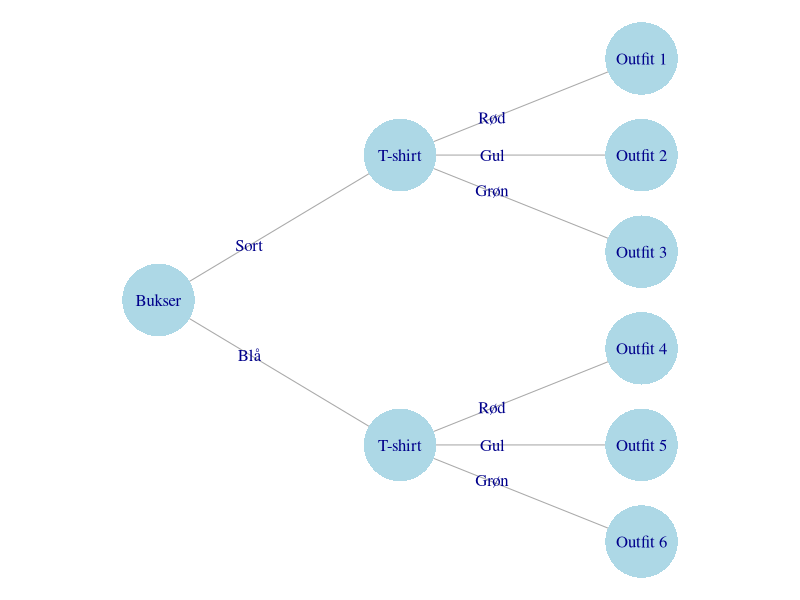
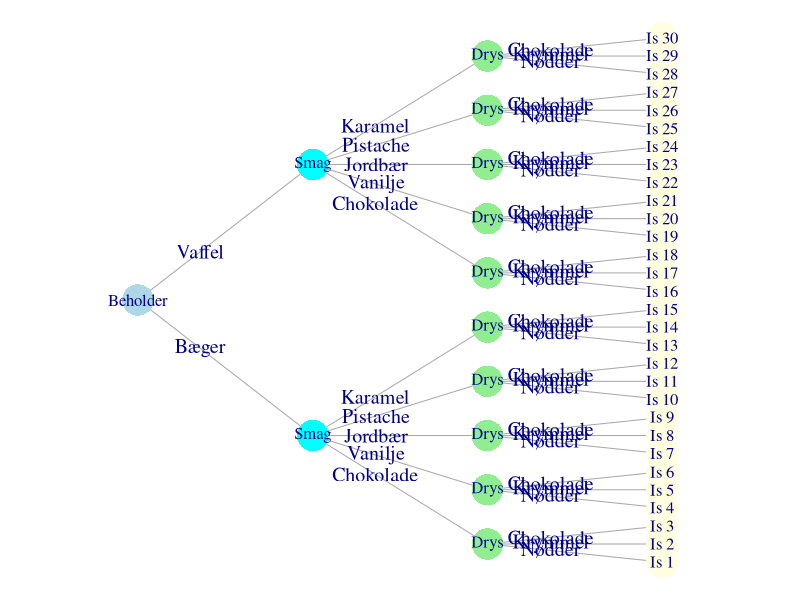

These figures' R source, in order:
## ---- chunk 1
library(tidyverse)
library(igraph)
options(scipen = 9999)
## ---- chunk 2
#| results: asis
expand_grid(a = 0:9, b = 0:9) |> mutate(combo = paste0(a, b)) |> pull(combo) |> paste(collapse = ", ") |> cat()
## ---- chunk 3
#| fig-height: 5
#| fig-width: 11

par(mar = c(0, 0, 0, 0)) # No margin
g <- make_graph(edges = c(1, 2, 1, 3, 2, 4, 2, 5, 2, 6, 3, 7, 3, 8, 3, 9), n = 9, directed = FALSE)

angle <- 2 * pi * 0.75
rotation <- matrix(c(cos(angle), sin(angle), -sin(angle), cos(angle)), ncol = 2)
layout <- layout_as_tree(g, root = 1) %*% rotation

V(g)$color <- "lightblue"
V(g)$label <- c("Bukser", "T-shirt", "T-shirt", paste("Outfit", 6:1))
E(g)$label <- c("Blå", "Sort", "Grøn", "Gul", "Rød", "Grøn", "Gul", "Rød")

V(g)$frame.color <- NA
V(g)$size = 30
plot(g, layout = layout)
## ---- chunk 4
#| fig-height: 14
#| fig-width: 18
#| column: screen-inset

par(mar = c(0, 0, 0, 0)) # No margin

# Create graph structure: 1 root -> 2 type choices -> 10 taste choices (5 per type) -> 30 topping choices (3 per taste)
edges <- c()
node_num <- 1
labels <- c("Beholder")
#colors <- c("lightblue")

# Root (1) -> Type (2-3)
edges <- c(edges, 1, 2, 1, 3)
labels <- c(labels, "Smag", "Smag")
colors <- c("lightblue", "cyan", "cyan")
type_labels <- c("Bæger", "Vaffel")
edge_labels <- c(type_labels[1], type_labels[2])

# Type (2-3) -> Smag (4-13)
smage <- c("Chokolade", "Vanilje", "Jordbær", "Pistache", "Karamel")
for (type_id in 2:3) {
  for (i in 1:5) {
    smag_id <- length(labels) + 1
    edges <- c(edges, type_id, smag_id)
    labels <- c(labels, "Drys")
    colors <- c(colors, "lightgreen")
    edge_labels <- c(edge_labels, smage[i])
  }
}

# Smag (4-13) -> Drys (14-43)
drys <- c("Nødder", "Krymmel", "Chokolade")
for (smag_id in 4:13) {
  for (i in 1:3) {
    drys_id <- length(labels) + 1
    edges <- c(edges, smag_id, drys_id)
    labels <- c(labels, paste("Is", drys_id - 13))
    colors <- c(colors, "lightyellow")
    edge_labels <- c(edge_labels, drys[i])
  }
}

g <- make_graph(edges = edges, n = length(labels), directed = FALSE)

# Rotate graph
angle <- 2 * pi * 0.75
rotation <- matrix(c(cos(angle), sin(angle), -sin(angle), cos(angle)), ncol = 2)
layout <- layout_as_tree(g, root = 1) %*% rotation

V(g)$color <- colors
V(g)$label <- labels
E(g)$label <- edge_labels

V(g)$frame.color <- NA
V(g)$size = 12
V(g)$label.cex = 1
E(g)$label.cex = 1.2

plot(g, layout = layout)
